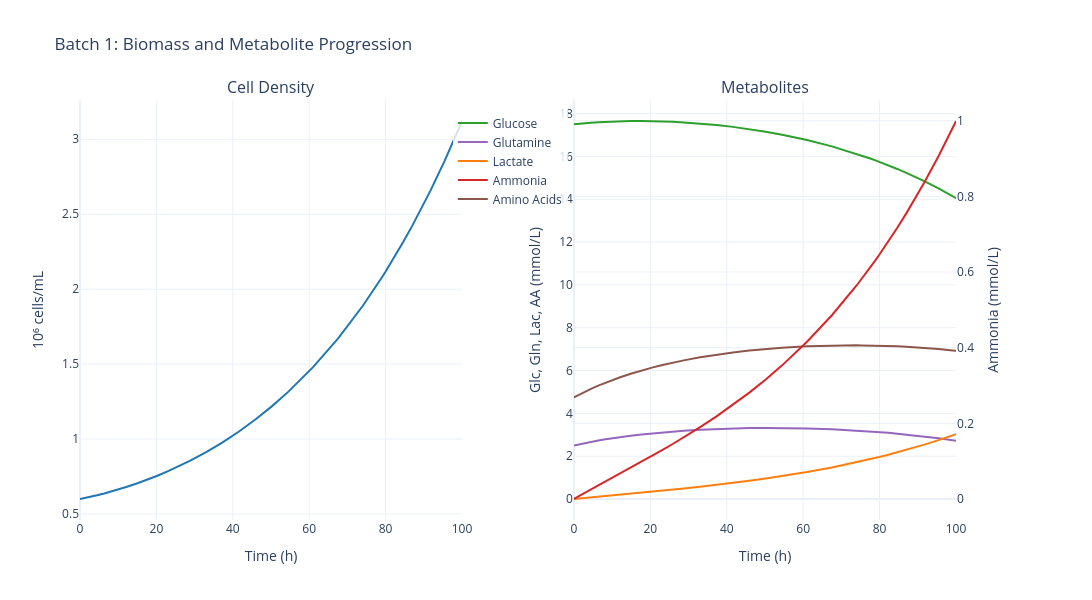

Notebook source saved alongside this figure:
### Markdown cell above
## 3. Plot Biomass and Metabolites

Visualize cell density and metabolite concentrations (glucose, glutamine, lactate, ammonia).

### Code cell
# Plot biomass and metabolites for batch 1
fig_biomass = plot_batch_biomass_metabolites(sim, batch_number=1)
fig_biomass.show()

# Alternative: using the data object method
# fig_biomass = sim.data.batches[0].plot_biomass_metabolites()
# fig_biomass.show()
